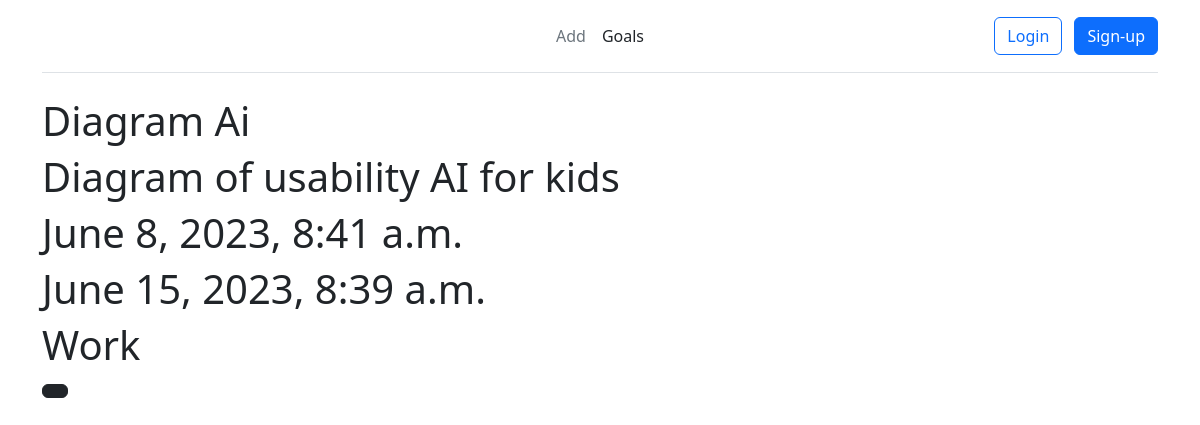
Screenshot of /task/3/detail/ with the database file from the repository.
### todo/models.py (models this page shows, shortened)
class ToDoItem(models.Model):
    task_title = models.CharField(max_length=100)
    description = models.TextField(help_text="Ваше задание", blank=True)
    created_date = models.DateTimeField(auto_now_add=True)
    due_date = models.DateTimeField(default=one_week_hence)
    todo_list = models.ForeignKey(ToDoList, on_delete=models.CASCADE)
    class Meta:
        ordering = ["due_date"]

class ToDoList(models.Model):
    title = models.CharField(max_length=100,  unique=True)
    class Meta:
        verbose_name = ("Category")
        verbose_name_plural = ("Categories")
    def __str__(self):
        return self.title

### todo/views.py (the view)
# urls.py: path('task/<int:pk>/detail/', task_detail, name='task_detail'),
def task_detail(request, pk):
    task = get_object_or_404(ToDoItem, pk=pk)
    return render(request, 'todo/task_detail.html', {'task': task})

### todo/templates/todo/task_detail.html (shortened to what this page needs)
{% extends 'todo/base.html' %}
{% block content %}
<div>
    <h1>{{ task.task_title }}</h1>
    <h1>{{ task.description }}</h1>
    <h1>{{ task.created_date }}</h1>
    <h1>{{ task.due_date }}</h1>
    <h1>{{ task.todo_list }}</h1>
</div>
<a class="btn btn-dark" href="{% url 'task_edit' pk=task.pk %}"></a>
{% endblock %}

### rows the page displays
ToDoItem: task_title "Diagram Ai", description "Diagram of usability AI for kids", created_date "June 8, 2023, 8:41 a.m.", due_date "June 15, 2023, 8:39 a.m.", todo_list "Work"
